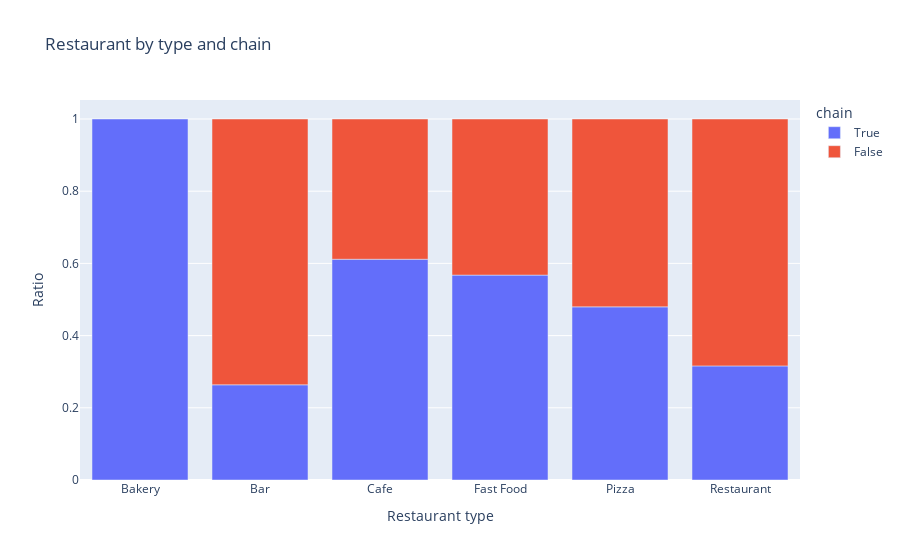

This figure's notebook cell:
### Code cell
fig = px.bar(rest_type_chain_ratio, x='object_type', y='ratio', color='chain', title='chain')
fig.update_layout(
    title_text='Restaurant by type and chain',
    xaxis_title_text='Restaurant type',
    yaxis_title_text='Ratio',
)
fig.show()

### Figure 1 — Plotly figure (JSON) as saved in the notebook; plotly's stock layout.template omitted (floating-point values rounded to 4 significant figures)
{"data": [{"alignmentgroup": "True", "hovertemplate": "chain=True<br>object_type=%{x}<br>ratio=%{y}<extra></extra>", "legendgroup": "True", "marker": {"color": "#636efa", "pattern": {"shape": ""}}, "name": "True", "offsetgroup": "True", "orientation": "v", "showlegend": true, "textposition": "auto", "type": "bar", "x": ["Bakery", "Bar", "Cafe", "Fast Food", "Pizza", "Restaurant"], "xaxis": "x", "y": [1, 0.2637, 0.6115, 0.5675, 0.4796, 0.316], "yaxis": "y"}, {"alignmentgroup": "True", "hovertemplate": "chain=False<br>object_type=%{x}<br>ratio=%{y}<extra></extra>", "legendgroup": "False", "marker": {"color": "#EF553B", "pattern": {"shape": ""}}, "name": "False", "offsetgroup": "False", "orientation": "v", "showlegend": true, "textposition": "auto", "type": "bar", "x": ["Bar", "Cafe", "Fast Food", "Pizza", "Restaurant"], "xaxis": "x", "y": [0.7363, 0.3885, 0.4325, 0.5204, 0.684], "yaxis": "y"}], "layout": {"barmode": "relative", "legend": {"title": {"text": "chain"}, "tracegroupgap": 0}, "title": {"text": "Restaurant by type and chain"}, "xaxis": {"anchor": "y", "domain": [0, 1], "title": {"text": "Restaurant type"}}, "yaxis": {"anchor": "x", "domain": [0, 1], "title": {"text": "Ratio"}}}}
